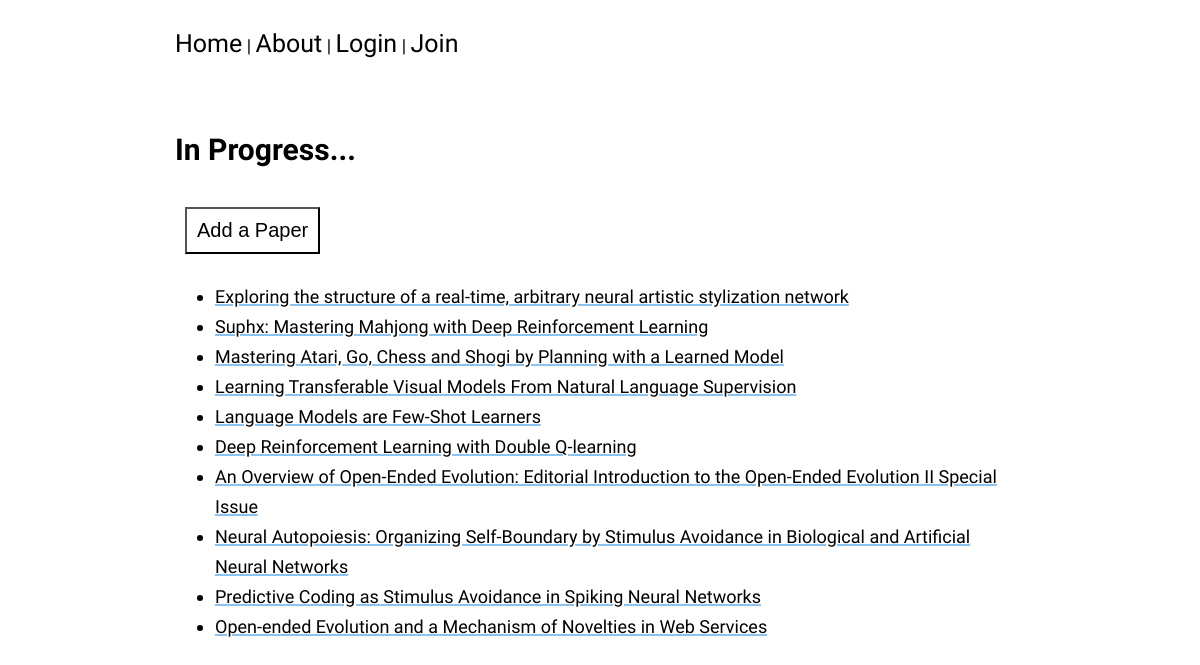
The app's page /papers/, older data.
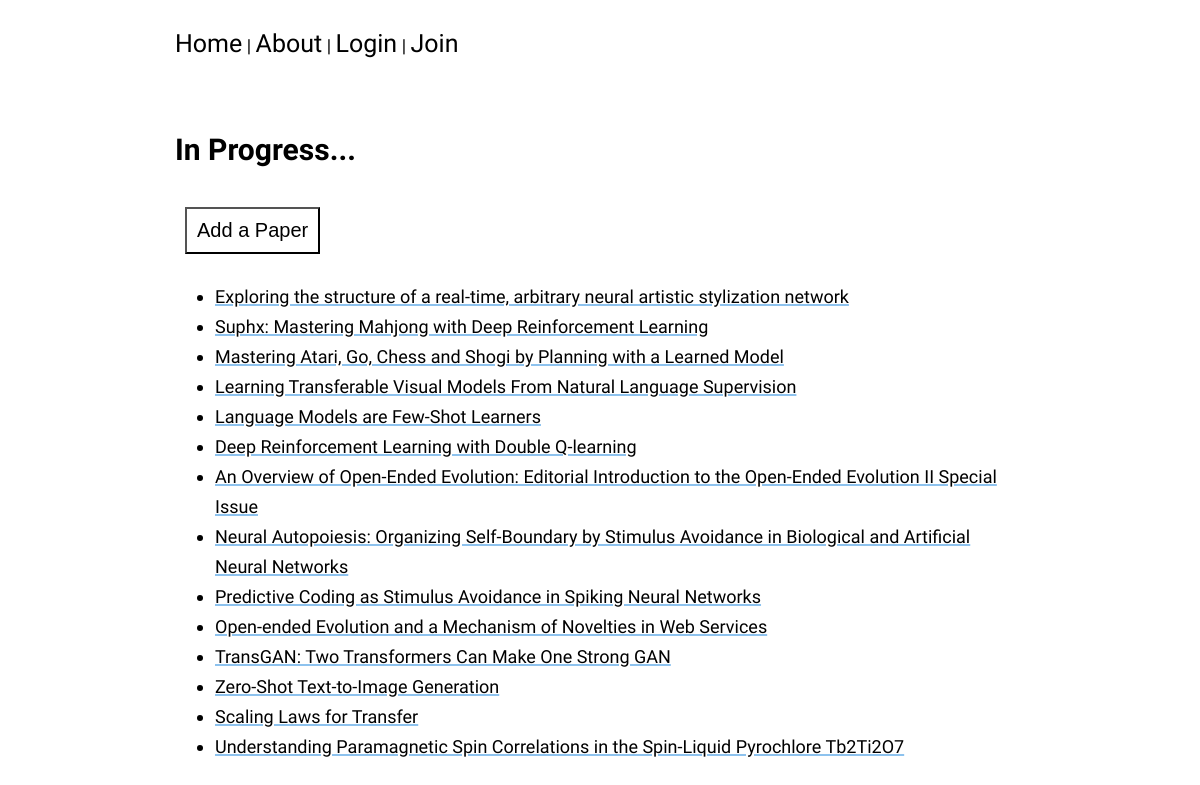
The same page, newer data.
### papers/models.py (models this page shows)
class Paper(models.Model):
    url = models.URLField(max_length=50)
    pdf_url = models.URLField(max_length=50)
    arxiv_id = models.CharField(max_length=20)
    title = models.CharField(max_length=500)
    authors = models.ManyToManyField('Author', through='AuthorPaper')
    abstract = models.CharField(max_length=1000)
    key_words = models.ManyToManyField('KeyWord', through='KeyWordPaper')
    published = models.DateField()
    def __str__(self):
        return self.title

### papers/views.py (the view)
# urls.py: path('', views.HomeView.as_view(), name='home'),
class HomeView(ListView):
    template_name = 'papers/home.html'
    context_object_name = 'papers_list'  # TODO: Change to recent
    def get_queryset(self):
        return Paper.objects.all()

### papers/templates/papers/home.html (shortened to what this page needs)
{% extends 'base.html' %}
{% block content %}
<h2>In Progress...</h2>
{% include 'papers/add-btn.html' %}
<ul>
  {% for paper in papers_list %}
  <li><a href="{% url 'papers:paper-detail' paper.id %}">{{ paper }}</a></li>
  {% endfor %}
</ul>
{% endblock content %}

### templates/base.html (shortened to what this page needs)
{% load static %}
<!DOCTYPE html>
<html>
  <head>
    <link rel="stylesheet" type="text/css" href="{% static 'styles.css' %}">
  </head>
  <body>
    <div id="container">
      {% include "navbar.html" %}
      <div id="content">
    {% block content %}{% endblock %}
      </div>
    </div>
  </body>
</html>

### templates/navbar.html
<div id="navBar">
  <a href="{% url 'pages:home' %}">Home</a> |
  {% if user.is_authenticated %}
  <a href="{% url 'clubs:home' %}">Clubs</a> |
  <a href="{% url 'pages:about' %}">About</a> |
  <a href="{% url 'logout' %}">Log out</a>
  {% else %}
  <a href="{% url 'pages:about' %}">About</a> |
  <a href="{% url 'login' %}">Login</a> |
  <a href="{% url 'accounts:register' %}">Join</a>
  {% endif %}
</div>

### papers/templates/papers/add-btn.html
<button type="submit" id="add-paper-btn" onclick="location.href='{% url 'papers:add' %}'">Add a Paper</button>

### static/styles.css (style rules this page uses)
:root { font-size: 62.5%; --f-serif: "Crimson Text", serif; --f-sans-serif: "Ubuntu", sans-serif; --c-cream: #FFFDD0; --c-lightgrey: #CCCCFF; --c-lightgreen: #DCFAE1; --c-green: #91F7A4; --c-grey: #CCCCCC; --c-purple: #CC33FF; --c-lightblue: #8dc2ee; --c-grey: #F7F1ED; --c-pink: #FEBEB0; --c-darkgreen: #3D5A5B; --c-darkblue: #2F365F; --c-whitepurple: #f4eeff; --c-lightpurple: #dcd6f7; --c-teal: #a6b1e1; --c-darkblue: #424874; --c-snow: #f5fefd; --c-border: black; --border-width: 4px; --c-btn-bg: white; --c-bg: #fffafa; --c-link: var(--c-lightblue); --c-navBar-a: var(--c-purple); --c-navBar-a: black; --c-main-text: black; --f-headers: var(--f-sans-serif) }
#container { max-width: 850px; margin: 25px auto 0px auto; }
#content { padding-top: 4rem; }
body { font-size: 1.8rem; background: var(--c-lightgrey); background: white; line-height: 1.5; font-family: var(--f-sans-serif); }
h2 { font-size: 3rem; }
a { color: var(--main-text); text-decoration: underline var(--c-link) 2px; line-heigh: 1.5; }
li { line-height: 3rem; }
button { background-color: var(--c-btn-bg); margin: 1rem; padding: 1rem; font-size: 2rem; }
#navBar a { font-size: 2.5rem; color: var(--c-navBar-a); text-decoration: none; }

Row changes from the older to the newer data that the page shows:
added Paper: title "TransGAN: Two Transformers Can Make One Strong GAN"
added Paper: title "Zero-Shot Text-to-Image Generation"
added Paper: title "Scaling Laws for Transfer"
added Paper: title "Understanding Paramagnetic Spin Correlations in the Spin-Liquid Pyrochlore Tb2Ti2O7"
